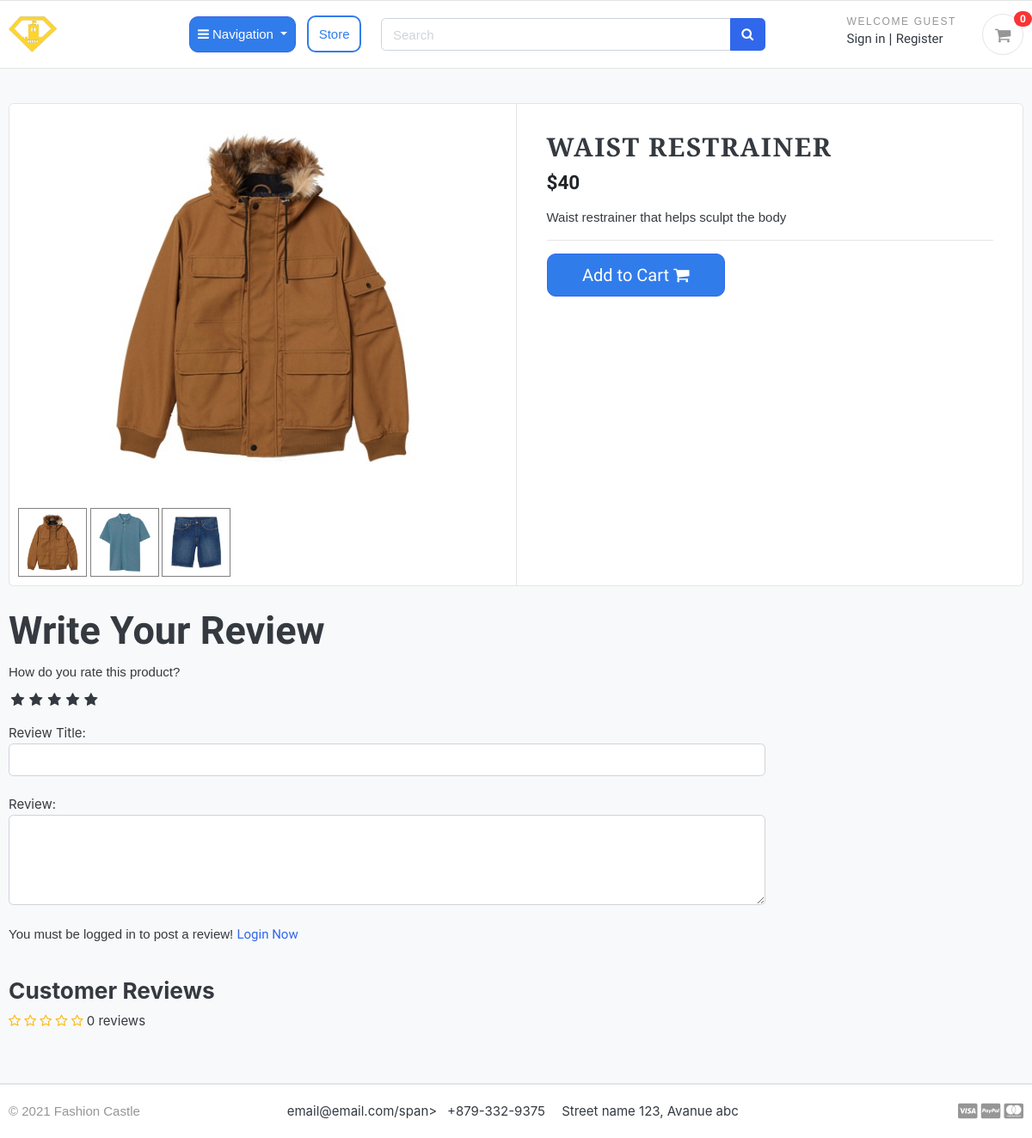
The app's page /store/category/body-contouring/waist-restrainer/ with its own data.
### store/models.py (models this page shows, shortened)
class Product(models.Model):
    product_name    = models.CharField(max_length=200, unique=True)
    slug            = models.SlugField(max_length=250, unique=True)
    description     = models.TextField(max_length=500, blank=True)
    price           = models.IntegerField()
    images          = models.ImageField(upload_to='photos/products')
    stock           = models.IntegerField()
    is_available    = models.BooleanField(default=True)
    category        = models.ForeignKey(Category, on_delete=models.CASCADE)
    created_date    = models.DateTimeField(auto_now_add=True)
    modified_date   = models.DateTimeField(auto_now=True)
    def averageReview(self):
        reviews = ReviewRating.objects.filter(product=self, status=True).aggregate(average=Avg('rating'))
        avg = 0
        if reviews['average'] is not None:
            avg = float(reviews['average'])
        return avg
    def countReview(self):
        reviews = ReviewRating.objects.filter(product=self, status=True).aggregate(count=Count('id'))
        count = 0
        if reviews['count'] is not None:
            count = int(reviews['count'])
        return count

class ProductGallery(models.Model):
    product = models.ForeignKey(Product, default=None, on_delete=models.CASCADE)
    image = models.ImageField(upload_to='store/products', max_length=255)
    class Meta:
        verbose_name = 'product gallery'
        verbose_name_plural = 'product gallery'

### store/views.py (the view)
# urls.py: path('category/<slug:category_slug>/<slug:product_slug>/', views.product_detail, name='product_detail'),
def product_detail(request, category_slug,  product_slug):
    try:
        single_product = Product.objects.get(category__slug=category_slug, slug=product_slug)
        in_cart = CartItem.objects.filter(cart__cart_id=_cart_id(request), product=single_product).exists()
    except Exception as e:
        raise e
    if request.user.is_authenticated:
        try:
            orderproduct = OrderProduct.objects.filter(user=request.user, product_id=single_product.id).exists()
        except OrderProduct.DoesNotExist:
            orderproduct = None
    else:
        orderproduct = None
    reviews = ReviewRating.objects.filter(product_id=single_product.id, status=True)
    product_gallery = ProductGallery.objects.filter(product_id=single_product.id)
    context = {
            'single_product': single_product,
            'in_cart'       : in_cart,
            'orderproduct': orderproduct,
            'reviews': reviews,
            'product_gallery': product_gallery,
    }
    return render(request, 'store/product_detail.html', context)

### carts/context_processors.py (called while the page is built)
def counter(request):
    cart_count = 0
    if 'admin' in request.path:
        return {}
    else:
        try:
            cart = Cart.objects.filter(cart_id=_cart_id(request))
            if request.user.is_authenticated:
                cart_items = CartItem.objects.all().filter(user=request.user)
            else:
                cart_items = CartItem.objects.all().filter(cart=cart[:1])
            for cart_item in cart_items:
                cart_count += cart_item.quantity
        except Cart.DoesNotExist:
            cart_count = 0
    return dict(cart_count=cart_count)

### carts/views.py (called while the page is built)
def _cart_id(request):
    cart = request.session.session_key
    if not cart:
        cart = request.session.create()
    return cart

### category/context_processors.py (called while the page is built)
def menu_links(request):
    links = Category.objects.all()
    return dict(links=links)

### category/models.py (called while the page is built)
    def get_url(self):
            return reverse('products_by_category', args=[self.slug])

### store/models.py (called while the page is built)
    def colors(self):
        return super(VariationManager,self).filter(variation_category='color', is_active=True)

### templates/store/product_detail.html (shortened to what this page needs)
{% extends 'base.html' %}
{% load static %}
{% block content %}
<section class="section-content padding-y bg">
    <div class="container">
        <div class="card">
            <div class="row no-gutters">
                <aside class="col-md-6">
                    <article class="gallery-wrap">
                        <div class="img-big-wrap mainImage">
                            <center><img src="{{ single_product.images.url }}"></center>
                        </div>
                    </article>
                    <ul class="thumb">
                        <li>
                            <a href="{{single_product.images.url}}" target="mainImage"><img src="{{single_product.images.url}}" alt="Product Image"></a>
                            {% for i in product_gallery %}
                            <a href="{{i.image.url}}" target="mainImage"><img src="{{i.image.url}}" alt="Product Image"></a>
                            {% endfor %}
                        </li>
                    </ul>
                </aside>
                <main class="col-md-6 border-left">
                    <form action="{% url 'add_cart' single_product.id %}" method="POST">
                        <article class="content-body">
                            {% if single_product.countReview == 0%}
                            <h2 class="title">{{ single_product.product_name }}</h2>
                            {% endif %}
                            <div class="mb-3">
                                <var class="price h4">${{single_product.price}}</var>
                            </div>
                            <p>{{ single_product.description }}</p>
                            <hr>
                            {% if single_product.stock <= 0 %}
                            <h5 class="text-danger">Out of Stock</h5>
                            {% else %}
                            <button type="submit" class="add-cart"> <span class="text">Add to Cart</span> <i
                                    class="fa fa-shopping-cart"></i> </button>
                            {% endif %}
                        </article>
                    </form>
                </main>
            </div>
        </div>
        <br>
        <div class="row">
            <div class="col-md-9">
                <form action="{% url 'submit_review' single_product.id %}" method="POST">
                    <h5 class="review-script">Write Your Review</h5>
                    <div>
                        <label>How do you rate this product?</label>
                        <br>
                        <div class="rate">
                            <input type="radio" name="rating" id="rating10" value="5" required /><label for="rating10"
                                title="5"></label>
                            <input type="radio" name="rating" id="rating8" value="4" required /><label for="rating8"
                                title="4"></label>
                            <input type="radio" name="rating" id="rating6" value="3" required /><label for="rating6"
                                title="3"></label>
                            <input type="radio" name="rating" id="rating4" value="2" required /><label for="rating4"
                                title="2"></label>
                            <input type="radio" name="rating" id="rating2" value="1" required /><label for="rating2"
                                title="1"></label>
                        </div>
                        <br>
                        Review Title:
                        <input type="text" class="form-control" name="subject">
                        <br>
                        Review:
                        <textarea name="review" rows="4" class="form-control"></textarea>
                        <br>
                        {% if user.is_authenticated %}
                        {% if orderproduct %}
                        <input type="submit" value="Submit Review" class="btn btn-primary">
                        <br>
                        {% else %}
                        <p>You must purchase this product to post a review!</p>
                        {% endif %}
                        {% else %}
                        <p>You must be logged in to post a review! <span><a href="{% url 'login' %}">Login Now</a></span></p>
                        {% endif %}
                    </div>
                </form>
                <br>
                <header class="section-heading">
                    <h3>Customer Reviews </h3>
                    <div class="rating-star">
                        <span>
                            <i class="fa fa-star{% if single_product.averageReview < 0.5 %}-o{% elif single_product.averageReview >= 0.5 and single_product.averageReview < 1 %}-half-o {% endif %}"
                                aria-hidden="true"></i>
                            <i class="fa fa-star{% if single_product.averageReview < 1.5 %}-o{% elif single_product.averageReview >= 1.5 and single_product.averageReview < 2 %}-half-o {% endif %}"
                                aria-hidden="true"></i>
                            <i class="fa fa-star{% if single_product.averageReview < 2.5 %}-o{% elif single_product.averageReview >= 2.5 and single_product.averageReview < 3 %}-half-o {% endif %}"
                                aria-hidden="true"></i>
                            <i class="fa fa-star{% if single_product.averageReview < 3.5 %}-o{% elif single_product.averageReview >= 3.5 and single_product.averageReview < 4 %}-half-o {% endif %}"
                                aria-hidden="true"></i>
                            <i class="fa fa-star{% if single_product.averageReview < 4.5 %}-o{% elif single_product.averageReview >= 4.5 and single_product.averageReview < 5 %}-half-o {% endif %}"
                                aria-hidden="true"></i>
                                {% if single_product.countReview == 1 %}
                            <span>{{single_product.countReview}} review</span>
                            {% else %}
                            <span>{{single_product.countReview}} reviews</span>
                            {% endif %}
                        </span>
                    </div>
                </header>
            </div>
        </div>
    </div>
</section>
{% endblock %}

### static/css/ui.css (style rules this page uses)
html { font-family: "Inter", sans-serif; font-size: 15px; }
.content-body { flex: 1 1 auto; padding: 2rem 2.3rem; }
.padding-y { padding-top: 40px; padding-bottom: 40px; }
var { font-style: normal; }
article:after, .form-group:after { display: block; clear: both; content: ""; }
.bg { background-color: #f8f9fa; }
.section-heading { margin-bottom: 20px; margin-top: 15px; }
p:last-child { margin-bottom: 0; }
.price { font-weight: 600; color: #212529; }
.gallery-wrap .img-big-wrap { margin-bottom: 10px; border-radius: 0.37rem; overflow: hidden; background-color: #fff; }
.gallery-wrap .img-big-wrap img { height: 450px; width: auto; display: inline-block; }

### fashioncastleback/static/css/custom.css (style rules this page uses)
:root { --sans-serif: 'Merriweather Sans', sans-serif; --script-font: 'Dancing Script', cursive; --button-color-blue: #317ceb; --button-color-hover: rgb(0, 110, 255); }
.review-script { font-size: 3em; }
li, a, button { font-family: var(--script-font); }
h2, h5 { font-family: var(--script-font); }
p, label, h6 { font-family: var(--sans-serif); }
.title { font-family: var(--sans-serif); text-transform: uppercase; letter-spacing: 1.6px; }
.price { font-family: var(--script-font); }
.rate { display: inline-block; border: 0; }
.rate > label { float: right; }
.rate > label:before { display: inline-block; font-size: 1.1rem; font-family: FontAwesome; content: "\f005"; margin: 0; padding: 0.3rem 0.2rem; cursor: pointer; }
.rating-star i { color: #ffb503 !important; }
ul.thumb { margin: 0 auto; padding: 0; float: left; }
ul.thumb li { list-style: none; margin: 10px; }
ul.thumb li img { width: 80px; height: 80px; border: 1px solid grey; }
.add-cart { --color: var(--button-color-blue); --hover: var(--button-color-hover); --border:#3167eb; font-size: 20px; }
.add-cart { text-align: center; color: white; background-color: var(--color); border: 1px solid var(--border); width: 40%; padding: .6rem; border-radius: 10px; }

### records on screen
Product: images (picture), product_name "WAIST RESTRAINER", price "40", description "Waist restrainer that helps sculpt the body", countReview "0"
ProductGallery: image (picture)
ProductGallery: image (picture)

### other values on screen
{{ cart_count }} "0"
